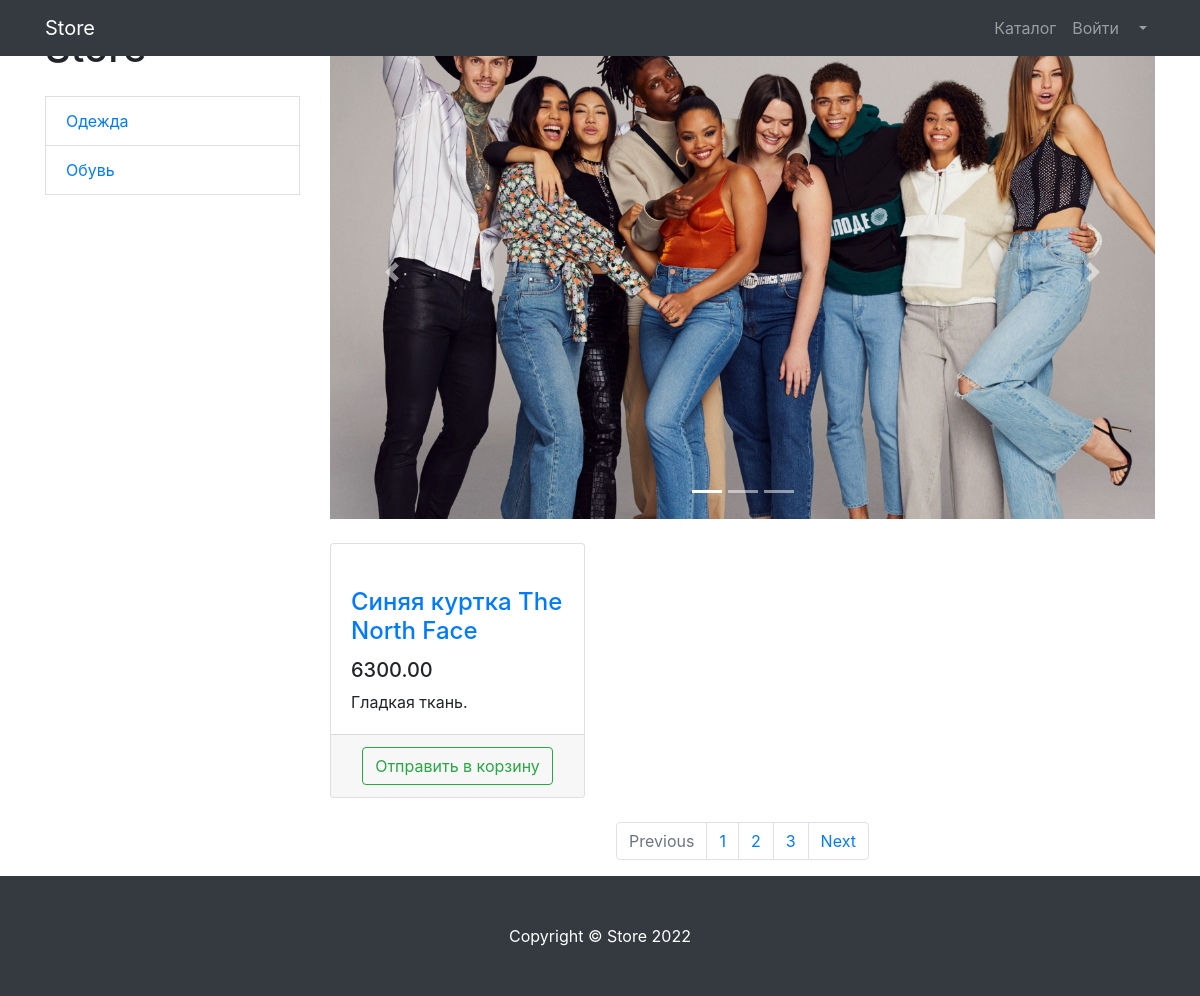
Screenshot of /products/ with the database file from the repository.
### products/models.py (models this page shows, shortened)
class ProductCategory(models.Model):
    name = models.CharField(max_length=128, unique=True)
    description = models.TextField(null=True, blank=True)

class Product(models.Model):
    name = models.CharField(max_length=256)
    description = models.TextField(null=True, blank=True)
    price = models.DecimalField(max_digits=6, decimal_places=2)
    quantity = models.PositiveIntegerField(default=0)
    image = models.ImageField(upload_to='products_images')
    category = models.ForeignKey(ProductCategory, on_delete=models.CASCADE)

### products/views.py (the view)
# urls.py: urlpatterns = [path("", products, name="index"),
def products(request):
    context = {
        'title': 'Store - Каталог',
        'products' : Product.objects.all(),
        'categories': ProductCategory.objects.all(),
    }
    return render(request, 'products/products.html', context)

### products/templates/products/products.html (shortened to what this page needs)
{% extends 'products/base.html' %}
{% load static %}
{% block css %}
    <link href="{% static 'vendor/bootstrap/css/bootstrap.min.css' %}" rel="stylesheet">
{% endblock %}
{% block content%}
    <div class="container">
    <div class="row">
        <div class="col-lg-3">
            <h1 class="my-4">Store</h1>
            {% for category in categories %}
            <a href=''
            <a href="#" class="list-group-item">{{category.name}}</a>
            {% endfor %}
        </div>
        <div class="col-lg-9">
            <div id="carouselExampleIndicators" class="carousel slide my-4" data-ride="carousel">
                <ol class="carousel-indicators">
                    <li data-target="#carouselExampleIndicators" data-slide-to="0" class="active"></li>
                    <li data-target="#carouselExampleIndicators" data-slide-to="1"></li>
                    <li data-target="#carouselExampleIndicators" data-slide-to="2"></li>
                </ol>
                <div class="carousel-inner" role="listbox">
                    <div class="carousel-item active">
                        <img class="d-block img-fluid" src="vendor/img/slides/slide-1.jpg" alt="First slide">
                    </div>
                </div>
                <a class="carousel-control-prev" href="#carouselExampleIndicators" role="button" data-slide="prev">
                    <span class="carousel-control-prev-icon" aria-hidden="true"></span>
                </a>
                <a class="carousel-control-next" href="#carouselExampleIndicators" role="button" data-slide="next">
                    <span class="carousel-control-next-icon" aria-hidden="true"></span>
                </a>
            </div>
            <div class="row">
                {% for product in products %}
                    <div class="col-lg-4 col-md-6 mb-4">
                    <div class="card h-100">
                        <a href="#">
                        </a>
                        <div class="card-body">
                            <h4 class="card-title">
                                <a href="#">{{ product.name }}</a>
                            </h4>
                            <h5>{{ product.price }}</h5>
                            <p class="card-text">{{ product.description }}.</p>
                        </div>
                        <div class="card-footer text-center">
                            <button type="button" class="btn btn-outline-success">Отправить в корзину</button>
                        </div>
                    </div>
                </div>
                {% endfor %}
            </div>
            <nav aria-label="Page navigation example">
                <ul class="pagination justify-content-center">
                    <li class="page-item disabled">
                        <a class="page-link" href="#" tabindex="-1" aria-disabled="true">Previous</a>
                    </li>
                    <li class="page-item"><a class="page-link" href="#">1</a></li>
                    <li class="page-item"><a class="page-link" href="#">2</a></li>
                    <li class="page-item"><a class="page-link" href="#">3</a></li>
                    <li class="page-item">
                        <a class="page-link" href="#">Next</a>
                    </li>
                </ul>
            </nav>
        </div>
    </div>
</div>
{% endblock %}
{% block footer %}
    <footer class="py-5 bg-dark">
    <div class="container">
        <p class="m-0 text-center text-white">Copyright &copy; Store 2022</p>
    </div>
</footer>
{% endblock %}

### rows the page displays
ProductCategory: name "Одежда"
ProductCategory: name "Обувь"
Product: name "Синяя куртка The North Face", price "6300.00", description "Гладкая ткань"
